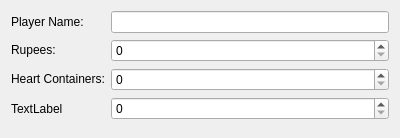
<?xml version="1.0" encoding="UTF-8"?>
<ui version="4.0">
 <class>GameInfoWidget</class>
 <widget class="QWidget" name="GameInfoWidget">
  <property name="geometry">
   <rect>
    <x>0</x>
    <y>0</y>
    <width>400</width>
    <height>138</height>
   </rect>
  </property>
  <property name="windowTitle">
   <string>Form</string>
  </property>
  <layout class="QGridLayout" name="gridLayout">
   <item row="2" column="1">
    <widget class="QSpinBox" name="spinBox"/>
   </item>
   <item row="3" column="1">
    <widget class="QSpinBox" name="spinBox_2"/>
   </item>
   <item row="2" column="0">
    <widget class="QLabel" name="label">
     <property name="text">
      <string>&lt;html&gt;&lt;head/&gt;&lt;body&gt;&lt;p&gt;Heart Containers:&lt;/p&gt;&lt;/body&gt;&lt;/html&gt;</string>
     </property>
    </widget>
   </item>
   <item row="3" column="0">
    <widget class="QLabel" name="label_2">
     <property name="text">
      <string>TextLabel</string>
     </property>
    </widget>
   </item>
   <item row="0" column="0">
    <widget class="QLabel" name="playerNameWidget">
     <property name="text">
      <string>Player Name:</string>
     </property>
    </widget>
   </item>
   <item row="0" column="1">
    <widget class="QLineEdit" name="playerNameLineEdit"/>
   </item>
   <item row="1" column="0">
    <widget class="QLabel" name="rupeesLabel">
     <property name="text">
      <string>&lt;html&gt;&lt;head/&gt;&lt;body&gt;&lt;p&gt;Rupees:&lt;/p&gt;&lt;/body&gt;&lt;/html&gt;</string>
     </property>
    </widget>
   </item>
   <item row="1" column="1">
    <widget class="QSpinBox" name="rupeesSpinBox"/>
   </item>
   <item row="4" column="1">
    <spacer name="verticalSpacer">
     <property name="orientation">
      <enum>Qt::Vertical</enum>
     </property>
     <property name="sizeHint" stdset="0">
      <size>
       <width>20</width>
       <height>40</height>
      </size>
     </property>
    </spacer>
   </item>
  </layout>
 </widget>
 <resources/>
 <connections/>
</ui>
